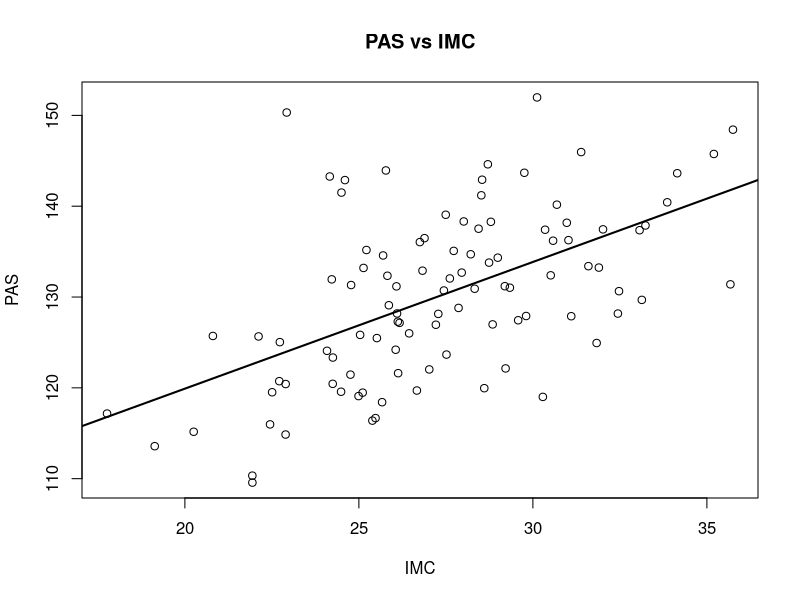
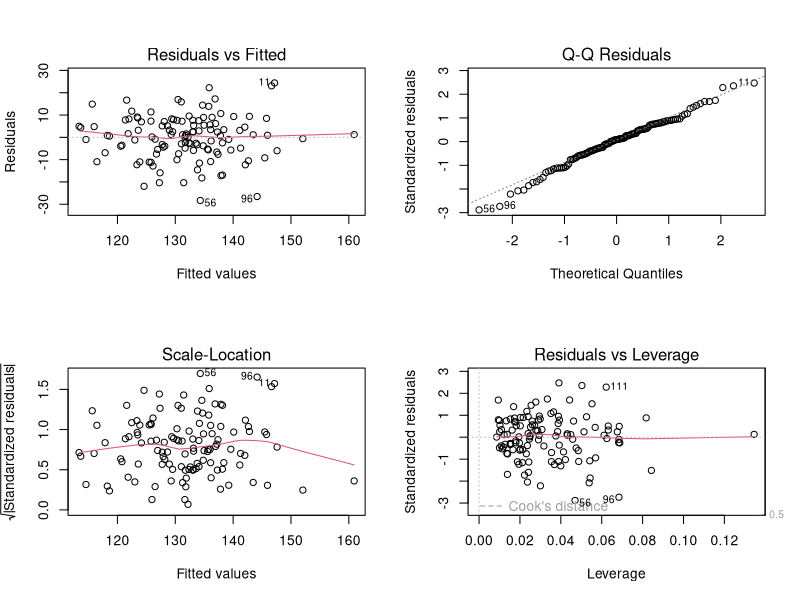
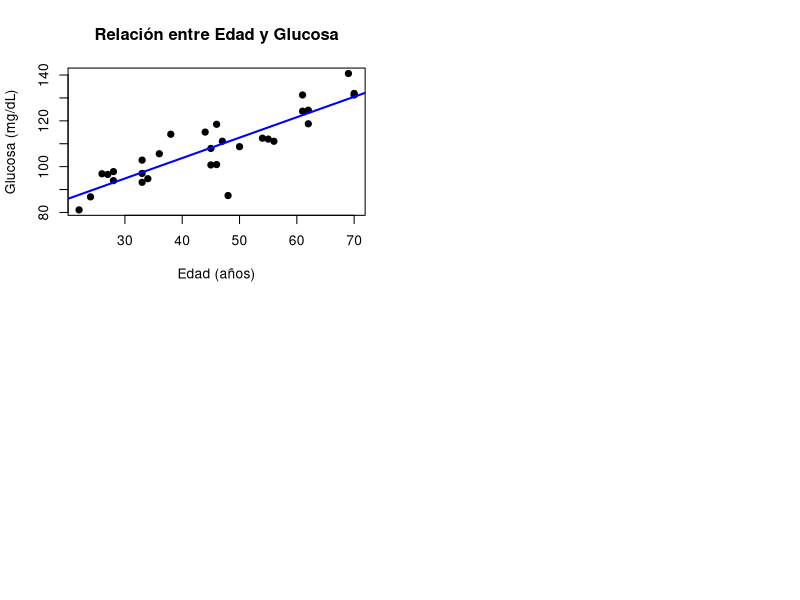
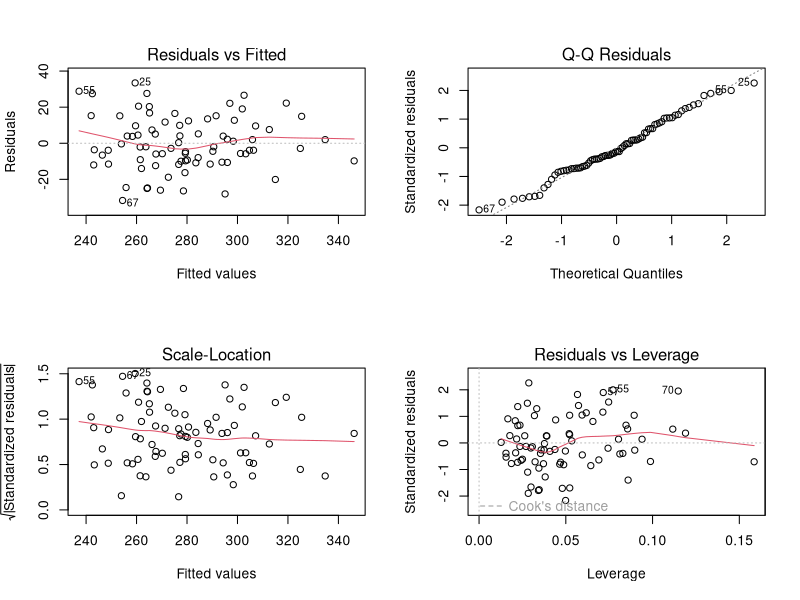
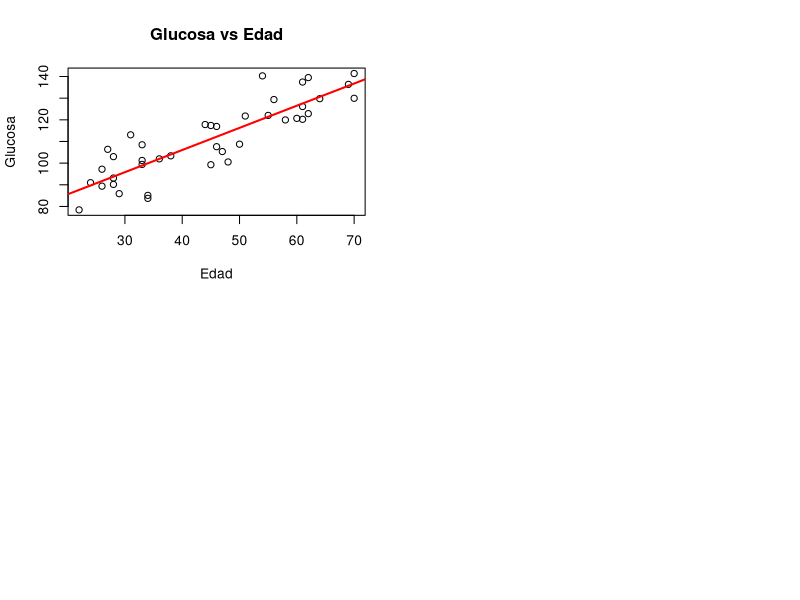
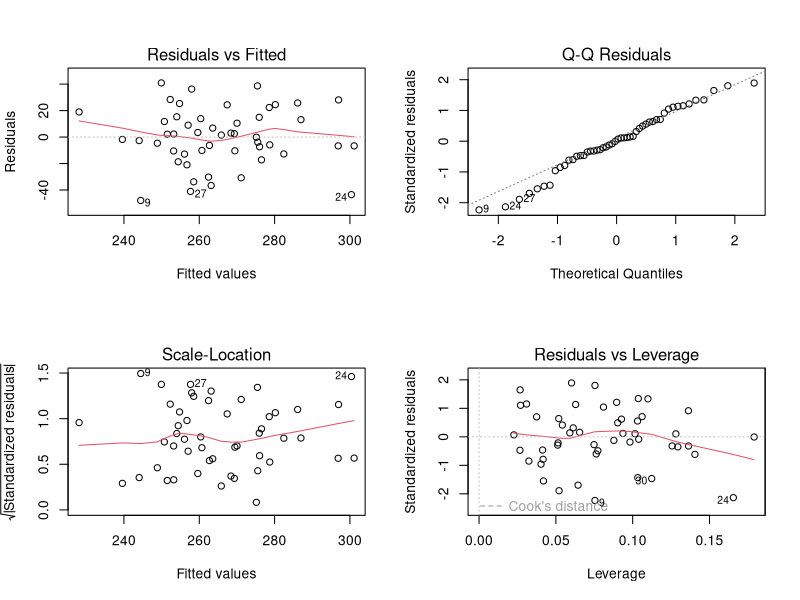

Source code (R) for these figures, in order:
## ---- chunk 1
set.seed(123)
n <- 100
IMC <- rnorm(n, 27, 4)
PAS <- 90 + 1.5*IMC + rnorm(n, 0, 8)
datos <- data.frame(IMC, PAS)
head(datos)
## ---- chunk 2
modelo_uni <- lm(PAS ~ IMC, data = datos)
summary(modelo_uni)
## ---- chunk 3
plot(datos$IMC, datos$PAS, main="PAS vs IMC", xlab="IMC", ylab="PAS")
abline(modelo_uni, lwd=2)
## ---- chunk 4
set.seed(123)
n <- 120
IMC <- rnorm(n, 27, 4)
Edad <- rnorm(n, 45, 10)
Actividad <- rnorm(n, 3, 1)
## ---- chunk 5
PAS <- 80 + 1.2*IMC + 0.6*Edad - 2.5*Actividad + rnorm(n, 0, 10)
datos2 <- data.frame(IMC, Edad, Actividad, PAS)
head(datos2)
## ---- chunk 6
modelo_multi <- lm(PAS ~ IMC + Edad + Actividad, data = datos2)
summary(modelo_multi)
## ---- chunk 7
par(mfrow=c(2,2))
plot(modelo_multi)
## ---- chunk 8
set.seed(123)
Edad <- sample(20:70, 30, replace=TRUE)
Glucosa <- 70 + 0.9*Edad + rnorm(30, 0, 8)
datos <- data.frame(Edad, Glucosa)
## ---- chunk 9
plot(Edad, Glucosa,
     main = "Relación entre Edad y Glucosa",
     xlab = "Edad (años)",
     ylab = "Glucosa (mg/dL)",
     pch = 19)
abline(lm(Glucosa ~ Edad), col="blue", lwd=2)
## ---- chunk 10
set.seed(123)
n <- 80
IMC <- rnorm(n, 27, 4)
Edad <- rnorm(n, 45, 10)
Grasas <- rnorm(n, 60, 15)
Colesterol <- 95 + 2.1*IMC + 0.85*Edad + 1.45*Grasas + rnorm(n, 0, 15)
datos <- data.frame(IMC, Edad, Grasas, Colesterol)
head(datos)
## ---- chunk 11
modelo <- lm(Colesterol ~ IMC + Edad + Grasas, data = datos)
summary(modelo)
## ---- chunk 12
summary(modelo)$coefficients
## ---- chunk 13
par(mfrow=c(2,2))
plot(modelo)
## ---- chunk 14
set.seed(123)
n <- 40
Edad <- sample(20:70, n, replace = TRUE)
Glucosa <- 70 + 0.9*Edad + rnorm(n, 0, 10)
datos1 <- data.frame(Edad, Glucosa)
head(datos1)
## ---- chunk 15
modelo1 <- lm(Glucosa ~ Edad, data = datos1)
summary(modelo1)
## ---- chunk 16
plot(datos1$Edad, datos1$Glucosa,
     main = "Glucosa vs Edad",
     xlab = "Edad", ylab = "Glucosa")
abline(modelo1, col="red", lwd=2)
## ---- chunk 17
set.seed(123)
n <- 50
IMC <- rnorm(n, 27, 4)
Edad <- sample(20:75, n, replace = TRUE)
Grasas <- rnorm(n, 80, 20)
Colesterol <- 120 + 1.8*IMC + 0.5*Edad + 0.9*Grasas + rnorm(n, 0, 20)
datos2 <- data.frame(Colesterol, IMC, Edad, Grasas)
head(datos2)
## ---- chunk 18
modelo2 <- lm(Colesterol ~ IMC + Edad + Grasas, data = datos2)
summary(modelo2)
## ---- chunk 19
par(mfrow=c(2,2))
plot(modelo2)
par(mfrow=c(1,1))
